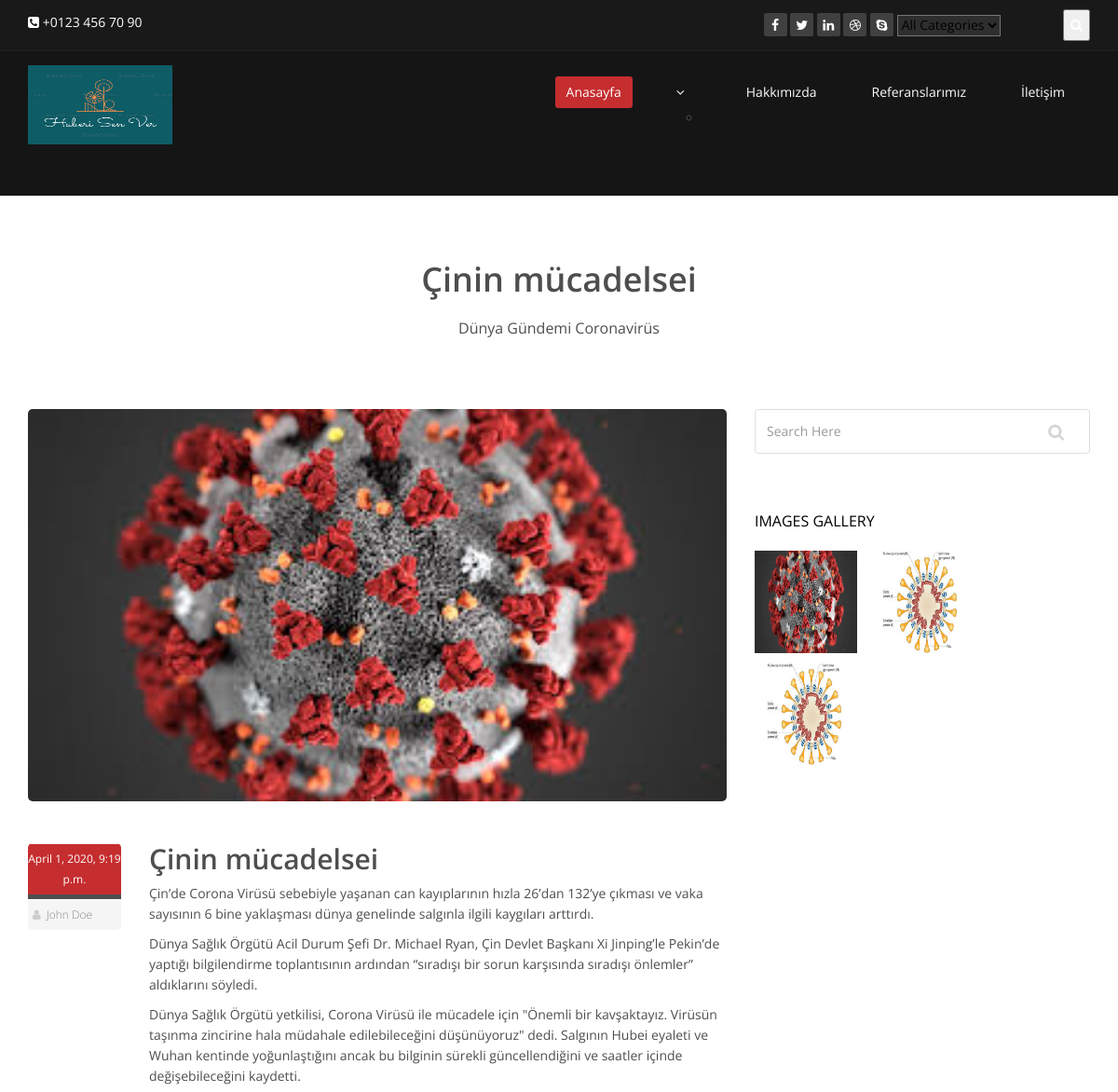
The page /news/1/cinin_mucadelesi/ (upper part) on the database as committed earlier.
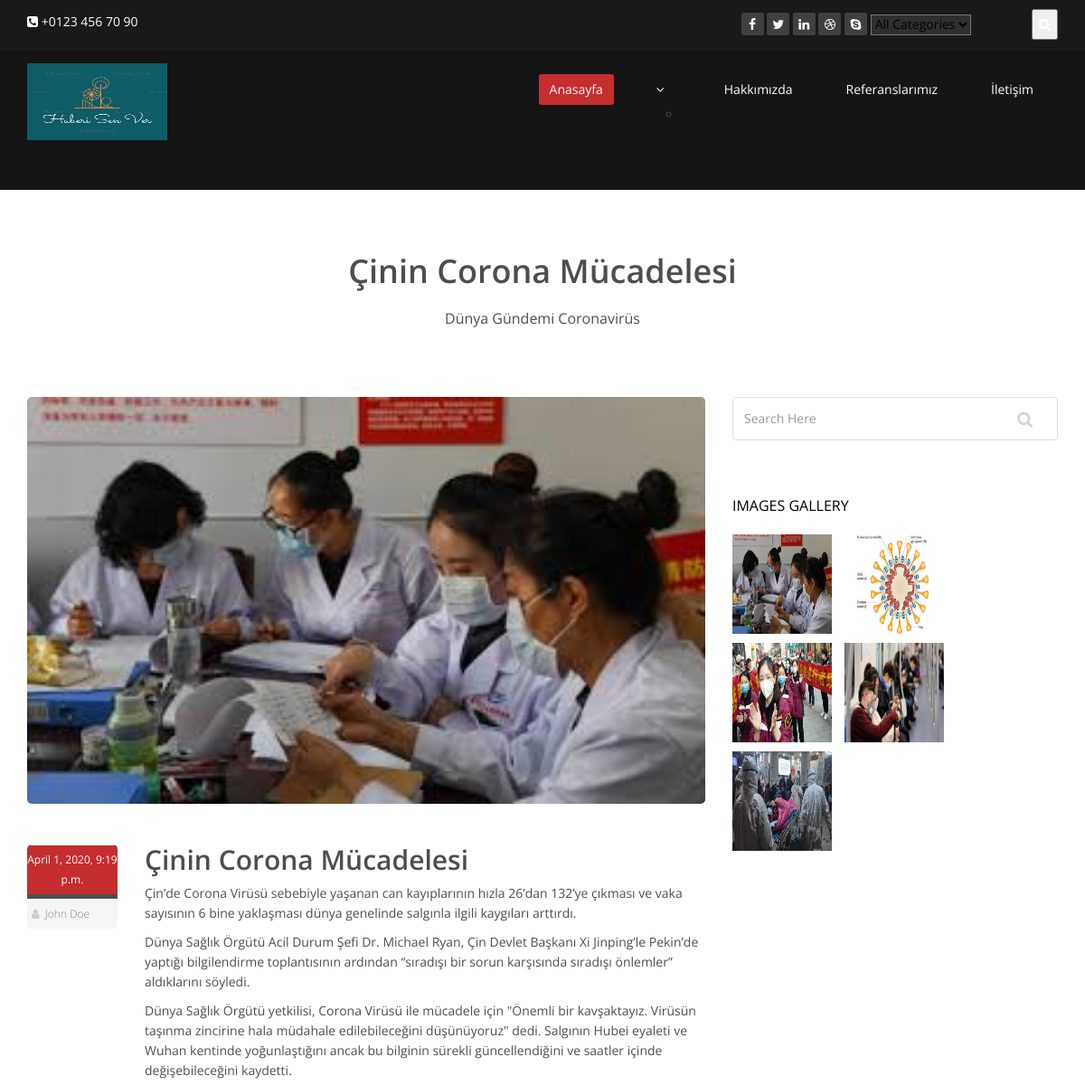
The same page on the database as committed later.
### news/models.py (models this page shows, shortened)
class News(models.Model):
    STATUS =(
        ('True', 'Evet'),
        ('False', 'Hayır'),
    )
    category = models.ForeignKey(Category, on_delete=models.CASCADE) #relations with Category
    title = models.CharField(max_length=150)
    description = models.CharField(max_length=200)
    keyword = models.CharField(max_length=200)
    image = models.ImageField(blank=True, upload_to='images/')
    detail = RichTextUploadingField()
    status = models.CharField(max_length=10, choices=STATUS)
    slug = models.SlugField(null=False, unique=True)
    created_at = models.DateTimeField(auto_now_add=True)
    updated_at = models.DateTimeField(auto_now=True)
    def image_tag(self):
        return mark_safe('<img src="{}" height="40"/>'.format(self.image.url))
    image_tag.short_description = 'Image'

class Images(models.Model):
    news = models.ForeignKey(News, on_delete=models.CASCADE)
    title = models.CharField(max_length=50)
    image = models.ImageField(blank=True , upload_to='images/')
    def image_tag(self):
        return mark_safe('<img src="{}" height="50"/>'.format(self.image.url))
    image_tag.short_description = 'Image'

### Home/views.py (the view)
# urls.py: path('news/<int:id>/<slug:slug>/', views.news_detail, name='news_detail'),
def news_detail(request,id,slug):
    category = Category.objects.all()
    news = News.objects.get(pk=id)
    images = Images.objects.filter(news_id=id)
    comment = Comment.objects.filter(news_id=id, status='True')
    context = {
            'news': news,
            'images': images,
            'category': category,
            'comment': comment,
             }
    return render(request, 'newsdetail.html', context)

### Home/templates/newsdetail.html (shortened to what this page needs)
{% extends 'homebase.html' %}
{% load static %}
{% block head %}
    <link rel="stylesheet" href="https://cdnjs.cloudflare.com/ajax/libs/font-awesome/4.7.0/css/font-awesome.min.css">
{% endblock %}
{% block body%}
    <section id="blog" class="container">
        <div class="center">
            <h2> {{ news.title}}</h2>
            <p class="lead"> {{ news.description}}</p>
        </div>
        <div class="blog">
            <div class="row">
                <div class="col-md-8">
                    <div class="blog-item">
                        <img class="img-responsive img-blog" src="{{ news.image.url }}" width="100%" alt="" />
                        <div class="row">
                            <div class="col-xs-12 col-sm-2 text-center">
                                <div class="entry-meta">
                                    <span id="publish_date">{{ news.created_at}}</span>
                                    <span><i class="fa fa-user"></i> <a href="#"> John Doe</a></span>
                                </div>
                            </div>
                            <div class="col-xs-12 col-sm-10 blog-content">
                                <h2>{{news.title |safe}}</h2>
                                <p>{{ news.detail|safe }}</p>
                            </div>
                        </div>
                    </div>
                </div>
                <aside class="col-md-4">
                    <div class="widget search">
                        <form role="form">
                            <input type="text" class="form-control search_box" autocomplete="off" placeholder="Search Here">
                        </form>
                    </div>
                    <div class="widget blog_gallery">
                        <h3>Images Gallery</h3>
                        <ul class="sidebar-gallery">
                            <li><a class="preview" href="{{ news.image.url }}" rel="prettyPhoto"><img src="{{ news.image.url }}" style="height: 110px; width: 110px;"></a></li>
                            {% for rs in images %}
                                <li><a class="preview" href="{{ rs.image.url }}" rel="prettyPhoto"> <img src="{{ rs.image.url }}" style="height: 110px; width: 110px;"> </a></li>
                            {% endfor %}
                        </ul>
                    </div>
                </aside>
            </div>
        </div>
    </section>
{% endblock %}

Rows that differ between the two databases and show on the page:
removed Images: image (picture)
changed News "Dünya Gündemi Coronavirüs": title "Çinin mücadelsei" → "Çinin Corona Mücadelesi"; image: a different picture
added Images: image (picture)
added Images: image (picture)
added Images: image (picture)
